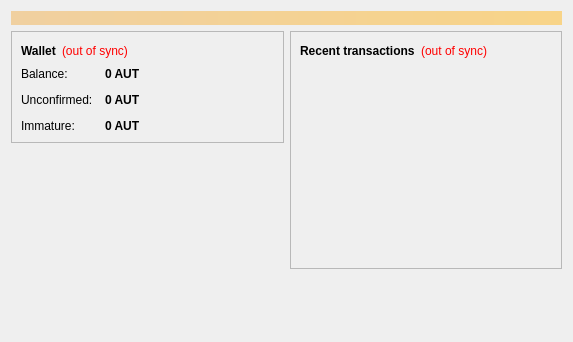
<?xml version="1.0" encoding="UTF-8"?>
<ui version="4.0">
 <class>OverviewPage</class>
 <widget class="QWidget" name="OverviewPage">
  <property name="geometry">
   <rect>
    <x>0</x>
    <y>0</y>
    <width>573</width>
    <height>342</height>
   </rect>
  </property>
  <property name="windowTitle">
   <string>Form</string>
  </property>
  <layout class="QVBoxLayout" name="topLayout">
   <item>
    <widget class="QLabel" name="labelAlerts">
     <property name="visible">
      <bool>false</bool>
     </property>
     <property name="styleSheet">
      <string notr="true">background-color: qlineargradient(x1: 0, y1: 0, x2: 1, y2: 0, stop:0 #F0D0A0, stop:1 #F8D488); color:#000000;</string>
     </property>
     <property name="wordWrap">
      <bool>true</bool>
     </property>
     <property name="margin">
      <number>3</number>
     </property>
    </widget>
   </item>
   <item>
    <layout class="QHBoxLayout" name="horizontalLayout" stretch="1,1">
     <item>
      <layout class="QVBoxLayout" name="verticalLayout_2">
       <item>
        <widget class="QFrame" name="frame">
         <property name="frameShape">
          <enum>QFrame::StyledPanel</enum>
         </property>
         <property name="frameShadow">
          <enum>QFrame::Raised</enum>
         </property>
         <layout class="QVBoxLayout" name="verticalLayout_4">
          <item>
           <layout class="QHBoxLayout" name="horizontalLayout_4">
            <item>
             <widget class="QLabel" name="label_5">
              <property name="font">
               <font>
                <weight>75</weight>
                <bold>true</bold>
               </font>
              </property>
              <property name="text">
               <string>Wallet</string>
              </property>
             </widget>
            </item>
            <item>
             <widget class="QLabel" name="labelWalletStatus">
              <property name="toolTip">
               <string>The displayed information may be out of date. Your wallet automatically synchronizes with the Bitcoin network after a connection is established, but this process has not completed yet.</string>
              </property>
              <property name="styleSheet">
               <string notr="true">QLabel { color: red; }</string>
              </property>
              <property name="text">
               <string notr="true">(out of sync)</string>
              </property>
              <property name="alignment">
               <set>Qt::AlignLeading|Qt::AlignLeft|Qt::AlignVCenter</set>
              </property>
             </widget>
            </item>
            <item>
             <spacer name="horizontalSpacer_2">
              <property name="orientation">
               <enum>Qt::Horizontal</enum>
              </property>
              <property name="sizeHint" stdset="0">
               <size>
                <width>40</width>
                <height>20</height>
               </size>
              </property>
             </spacer>
            </item>
           </layout>
          </item>
          <item>
           <layout class="QFormLayout" name="formLayout_2">
            <property name="fieldGrowthPolicy">
             <enum>QFormLayout::AllNonFixedFieldsGrow</enum>
            </property>
            <property name="horizontalSpacing">
             <number>12</number>
            </property>
            <property name="verticalSpacing">
             <number>12</number>
            </property>
            <item row="0" column="0">
             <widget class="QLabel" name="label">
              <property name="text">
               <string>Balance:</string>
              </property>
             </widget>
            </item>
            <item row="0" column="1">
             <widget class="QLabel" name="labelBalance">
              <property name="font">
               <font>
                <weight>75</weight>
                <bold>true</bold>
               </font>
              </property>
              <property name="cursor">
               <cursorShape>IBeamCursor</cursorShape>
              </property>
              <property name="toolTip">
               <string>Your current balance</string>
              </property>
              <property name="text">
               <string notr="true">0 AUT</string>
              </property>
              <property name="textInteractionFlags">
               <set>Qt::LinksAccessibleByMouse|Qt::TextSelectableByKeyboard|Qt::TextSelectableByMouse</set>
              </property>
             </widget>
            </item>
            <item row="1" column="0">
             <widget class="QLabel" name="label_3">
              <property name="text">
               <string>Unconfirmed:</string>
              </property>
             </widget>
            </item>
            <item row="1" column="1">
             <widget class="QLabel" name="labelUnconfirmed">
              <property name="font">
               <font>
                <weight>75</weight>
                <bold>true</bold>
               </font>
              </property>
              <property name="cursor">
               <cursorShape>IBeamCursor</cursorShape>
              </property>
              <property name="toolTip">
               <string>Total of transactions that have yet to be confirmed, and do not yet count toward the current balance</string>
              </property>
              <property name="text">
               <string notr="true">0 AUT</string>
              </property>
              <property name="textInteractionFlags">
               <set>Qt::LinksAccessibleByMouse|Qt::TextSelectableByKeyboard|Qt::TextSelectableByMouse</set>
              </property>
             </widget>
            </item>
            <item row="2" column="0">
             <widget class="QLabel" name="labelImmatureText">
              <property name="text">
               <string>Immature:</string>
              </property>
             </widget>
            </item>
            <item row="2" column="1">
             <widget class="QLabel" name="labelImmature">
              <property name="font">
               <font>
                <weight>75</weight>
                <bold>true</bold>
               </font>
              </property>
              <property name="toolTip">
               <string>Mined balance that has not yet matured</string>
              </property>
              <property name="text">
               <string notr="true">0 AUT</string>
              </property>
              <property name="textInteractionFlags">
               <set>Qt::LinksAccessibleByMouse|Qt::TextSelectableByKeyboard|Qt::TextSelectableByMouse</set>
              </property>
             </widget>
            </item>
           </layout>
          </item>
         </layout>
        </widget>
       </item>
       <item>
        <spacer name="verticalSpacer">
         <property name="orientation">
          <enum>Qt::Vertical</enum>
         </property>
         <property name="sizeHint" stdset="0">
          <size>
           <width>20</width>
           <height>40</height>
          </size>
         </property>
        </spacer>
       </item>
      </layout>
     </item>
     <item>
      <layout class="QVBoxLayout" name="verticalLayout_3">
       <item>
        <widget class="QFrame" name="frame_2">
         <property name="frameShape">
          <enum>QFrame::StyledPanel</enum>
         </property>
         <property name="frameShadow">
          <enum>QFrame::Raised</enum>
         </property>
         <layout class="QVBoxLayout" name="verticalLayout">
          <item>
           <layout class="QHBoxLayout" name="horizontalLayout_2">
            <item>
             <widget class="QLabel" name="label_4">
              <property name="text">
               <string>&lt;b&gt;Recent transactions&lt;/b&gt;</string>
              </property>
             </widget>
            </item>
            <item>
             <widget class="QLabel" name="labelTransactionsStatus">
              <property name="toolTip">
               <string>The displayed information may be out of date. Your wallet automatically synchronizes with the Bitcoin network after a connection is established, but this process has not completed yet.</string>
              </property>
              <property name="styleSheet">
               <string notr="true">QLabel { color: red; }</string>
              </property>
              <property name="text">
               <string notr="true">(out of sync)</string>
              </property>
              <property name="alignment">
               <set>Qt::AlignRight|Qt::AlignTrailing|Qt::AlignVCenter</set>
              </property>
             </widget>
            </item>
            <item>
             <spacer name="horizontalSpacer">
              <property name="orientation">
               <enum>Qt::Horizontal</enum>
              </property>
              <property name="sizeHint" stdset="0">
               <size>
                <width>40</width>
                <height>20</height>
               </size>
              </property>
             </spacer>
            </item>
           </layout>
          </item>
          <item>
           <widget class="QListView" name="listTransactions">
            <property name="styleSheet">
             <string notr="true">QListView { background: transparent; }</string>
            </property>
            <property name="frameShape">
             <enum>QFrame::NoFrame</enum>
            </property>
            <property name="verticalScrollBarPolicy">
             <enum>Qt::ScrollBarAlwaysOff</enum>
            </property>
            <property name="horizontalScrollBarPolicy">
             <enum>Qt::ScrollBarAlwaysOff</enum>
            </property>
            <property name="selectionMode">
             <enum>QAbstractItemView::NoSelection</enum>
            </property>
           </widget>
          </item>
         </layout>
        </widget>
       </item>
       <item>
        <spacer name="verticalSpacer_2">
         <property name="orientation">
          <enum>Qt::Vertical</enum>
         </property>
         <property name="sizeHint" stdset="0">
          <size>
           <width>20</width>
           <height>40</height>
          </size>
         </property>
        </spacer>
       </item>
      </layout>
     </item>
    </layout>
   </item>
  </layout>
 </widget>
 <resources/>
 <connections/>
</ui>
